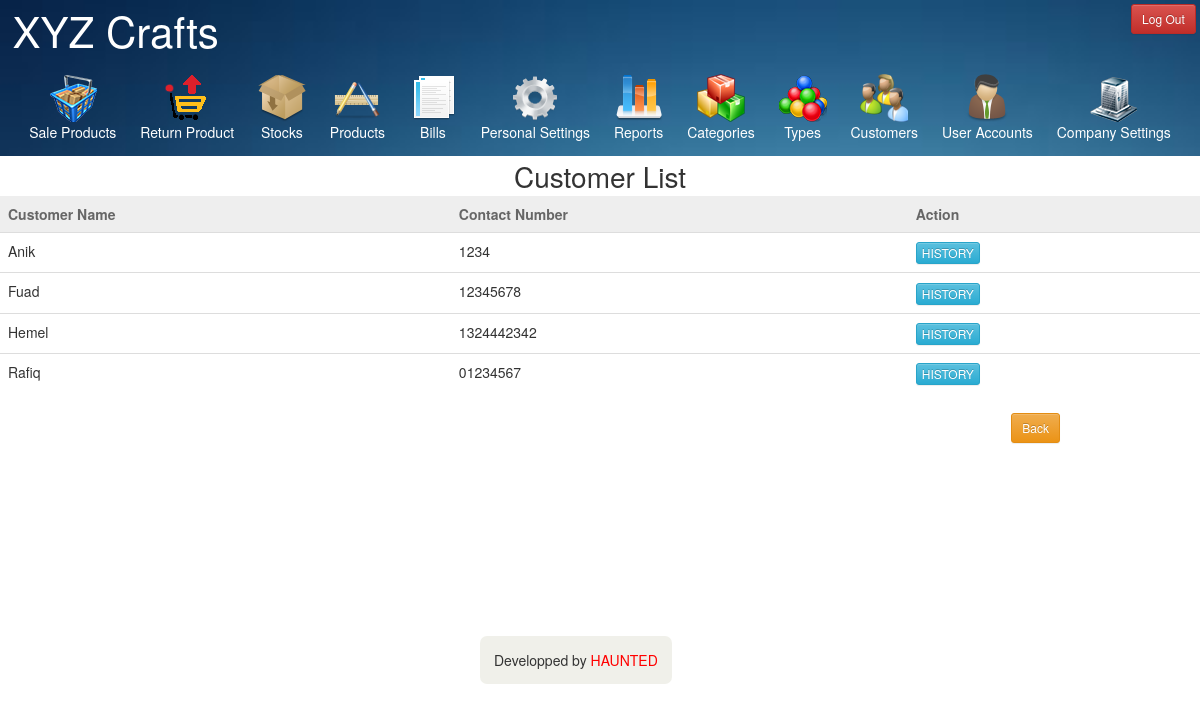
The app's page /customers.php (signed in) with its own data.
### tables this page shows
CREATE TABLE IF NOT EXISTS `company` (
  `company_id` int(11) NOT NULL AUTO_INCREMENT,
  `company_name` varchar(50) NOT NULL,
  `company_logo` varchar(100) DEFAULT NULL,
  PRIMARY KEY (`company_id`)
);

CREATE TABLE IF NOT EXISTS `customers` (
  `customer_id` int(11) NOT NULL AUTO_INCREMENT,
  `customer_name` varchar(50) NOT NULL,
  `customer_contact` varchar(15) NOT NULL,
  PRIMARY KEY (`customer_id`)
);

### customers.php (the view, shortened to what this page needs)
<?php
	require 'mask.php';
	$sql="SELECT * FROM customers";
	$result=mysql_query($sql);
	if(mysql_num_rows($result)){
		echo "
		<div id='tableTitleDiv'>
		Customer List
		</div>
		";
		echo"
		<table class='table table-responsive sortable'>
			<thead>
				<tr>
					<td>Customer Name</td>
					<td>Contact Number</td>
					<td>Action</td>
				</tr>
			</thead>
			<tbody>
		";
		while($row=mysql_fetch_array($result)){
			$customerId=$row['customer_id'];
			$customerName=$row['customer_name'];
			$customerContact=$row['customer_contact'];
			echo "
				<tr>
					<td>$customerName</td>
					<td>$customerContact</td>
					<td><a href='showCustomer.php?x=$customerId' type='button' class='btn btn-info btn-xs'>HISTORY</a></td>
				</tr>
			";
		}
		echo"
			</tbody>
		</table>
		";
	}else{
		echo "No customer history available.";
	}
?>
<!DOCTYPE html>
<html>
<head>
</head>
<body>
	<div id="tableButtons">
		<a href="javascript:history.back()" class="btn btn-warning btn-sm">Back</a>
	</div>
</body>
</html>

### mask.php (shortened to what this page needs)
<?php
  function showTitle(){
    $sql="SELECT company_name FROM company";
    $result=mysql_query($sql);
    $row=mysql_fetch_array($result);
    $companyName=$row['company_name'];
    echo $companyName;
  }
  function showLogOutButton(){
    if(isset($_SESSION['id'])){
      echo '<input type="button" class="btn btn-sm btn-danger" role="button" id="signOutButton" value="Log Out" onClick="logOut();" /></p>';
    }
  }
?>
<!DOCTYPE html>
<html>
<head>
  <link rel="stylesheet" type="text/css" href="apiFiles/bootstrap.css">
  <link rel="stylesheet" type="text/css" href="apiFiles/bootstrap-theme.css">
  <link rel="stylesheet" type="text/css" href="css/pageStyle.css">
</head>
<body>
  <div id="header">
    <a href="panel.php" id="titleText"><?php showTitle(); ?></a>
    <div id="logOutDiv"><?php showLogOutButton(); ?></div>
  <div id="ribonBar">
  <div id="ribons">
    <a href="sale.php">
      <img src="images/sale.png">
      <div>Sale Products</div>
    </a>
    <a href="returnProduct.php">
      <img src="images/returnProduct.png">
      <div>Return Product</div>
    </a>
    <a href="stocks.php">
      <img src="images/stocks.png">
      <div>Stocks</div>
    </a>
    <a href="products.php">
      <img src="images/products.png">
      <div>Products</div>
    </a>
    <a href="bill.php">
      <img src="images/bills.png">
      <div>Bills</div>
    </a>
    <a href="accountSettings.php">
      <img src="images/accountSettings.png">
      <div>Personal Settings</div>
    </a>
    <?php
      if(isset($_SESSION['id'])){
        $id=$_SESSION['id'];
        $sql="SELECT is_admin FROM accounts WHERE account_id='$id'";
        $result=mysql_query($sql);
        $row=mysql_fetch_array($result);
        if($row['is_admin']==='1'){
          echo'
    <a href="reports.php">
      <img src="images/reports.png">
      <div>Reports</div>
    </a>
    <a href="categories.php" id="categories">
      <img src="images/categories.png">
      <div>Categories</div>
    </a>
    <a href="types.php">
      <img src="images/types.png">
      <div>Types</div>
    </a>
    <a href="customers.php">
      <img src="images/customers.png">
      <div>Customers</div>
    </a>
    <a href="employees.php">
      <img src="images/employees.png">
      <div>User Accounts</div>
    </a>
    <a href="companySettings.php">
      <img src="images/company.png">
      <div>Company Settings</div>
    </a>
          ';
        }else if($row['is_admin']==='2'){
          echo'
    <a href="reports.php">
      <img src="images/reports.png">
      <div>Reports</div>
    </a>
    <a href="categories.php" id="categories">
      <img src="images/categories.png">
      <div>Categories</div>
    </a>
    <a href="types.php">
      <img src="images/types.png">
      <div>Types</div>
    </a>
    <a href="customers.php">
      <img src="images/customers.png">
      <div>Customers</div>
    </a>
    <a href="employees.php">
      <img src="images/employees.png">
      <div>User Accounts</div>
    </a>
          ';
        }else if($row['is_admin']==='3'){
          echo'
    <a href="reports.php">
      <img src="images/reports.png">
      <div>Reports</div>
    </a>
    <a href="categories.php" id="categories">
      <img src="images/categories.png">
      <div>Categories</div>
    </a>
    <a href="types.php">
      <img src="images/types.png">
      <div>Types</div>
    </a>
    <a href="customers.php">
      <img src="images/customers.png">
      <div>Customers</div>
    </a>
          ';
        }
      }
    ?>
  </div>
  </div>
  </div>
  <div id="footerDiv">
    Developped by <span id="footerSpan">HAUNTED</span>
  </div>
</body>
</html>

### css/pageStyle.css (style rules this page uses)
table.sortable thead { background-color:#eee; color:#666666; font-weight: bold; cursor: default; }
#header { width: 100%; height: auto; background-image: url('../images/blueBack2.JPG'); background-size: 100%; }
#titleText { text-decoration: none; color: white; font-size: 3em; padding: 0.3em; }
#logOutDiv { float: right; padding: 0.3em; }
#ribons { text-align:center; }
#ribons a { margin:0px 10px; display:inline-block; text-decoration:none; color:white; }
#ribonBar { padding: 1em; }
#tableTitleDiv { font-size: 2em; text-align: center; }
#tableButtons { float: right; margin-right: 10em; }
#footerDiv { position: fixed; z-index: -10; margin:40% 0 0 40%; background-color: rgba(180,180,150,0.2); padding: 1em; border-radius: 0.5em; }
#footerSpan { color: red; }

### records on screen
company: company_name "XYZ Crafts"
customers: customer_name "Anik", customer_contact "1234"
customers: customer_name "Fuad", customer_contact "12345678"
customers: customer_name "Hemel", customer_contact "1324442342"
customers: customer_name "Rafiq", customer_contact "01234567"
